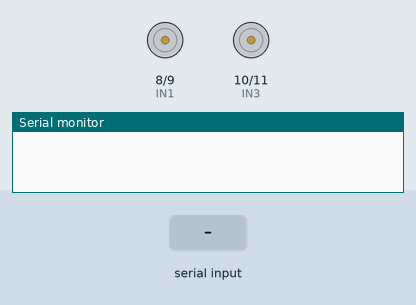
Simulated run of this sketch. Board: Arduino Uno, built with avr-gcc and run on an emulated ATmega328P. On the bench: motor-driver pin pairs drawn as motors (green arrow = first pin HIGH = forward, orange = second pin HIGH = backward, longer = more drive), the last lines printed to the serial monitor. Inputs (shaded band) come from the test bench.

Above: at 1.2 s.
1.3 s: "F" received over the second serial link
At 1.8 s:
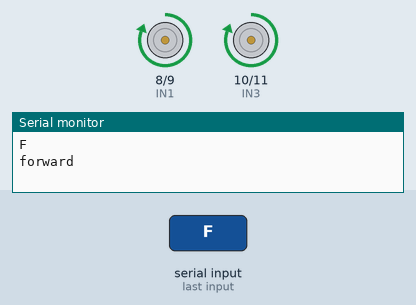
2.8 s: "B" received over the second serial link
At 4.0 s:
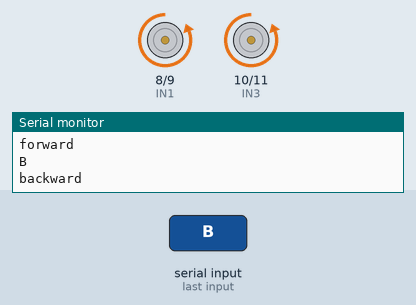
4.3 s: "L" received over the second serial link
At 5.2 s:
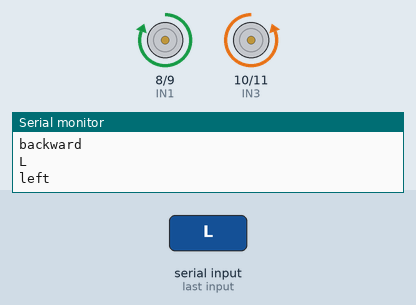
5.8 s: "R" received over the second serial link
At 6.4 s:
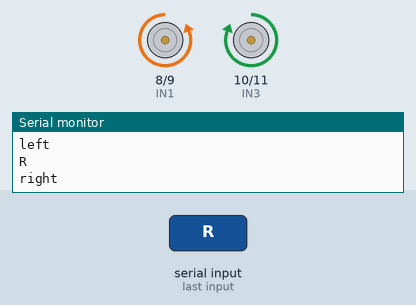
Timing chart, 0 to 8.3 s (numbered marks = the images above; inputs shaded):
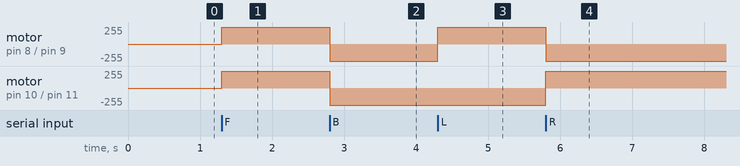

Measured:
- after the input at 1.3 s, motor on pin 8 (IN1) / pin 9 (IN2), motor on pin 10 (IN3) / pin 11 (IN4): stopped → forward 255/255 at once
- after the input at 2.8 s, motor on pin 8 (IN1) / pin 9 (IN2), motor on pin 10 (IN3) / pin 11 (IN4): forward 255/255 → backward 255/255 at once
- after the input at 4.3 s, motor on pin 8 (IN1) / pin 9 (IN2): backward 255/255 → forward 255/255 at once
- after the input at 5.8 s, motor on pin 8 (IN1) / pin 9 (IN2): forward 255/255 → backward 255/255 at once; motor on pin 10 (IN3) / pin 11 (IN4): backward 255/255 → forward 255/255 at once

The sketch:

project_1.ino
```cpp
#include <SoftwareSerial.h>

// defining the pin of the motor
#define IN1 8
#define IN2 9
#define IN3 10
#define IN4 11

char inputByte;

SoftwareSerial blu (4,3);

void setup() {
  Serial.begin(9600);
  blu.begin(9600);
  pinMode(IN1,OUTPUT);
  pinMode(IN2,OUTPUT);
  pinMode(IN3,OUTPUT);
  pinMode(IN4,OUTPUT);

}

void loop() {
  if(blu.available()>0) /// Receiving the data from the bluetooth
  {
    inputByte= blu.read(); /// Read the string recevied from bluetooth
    Serial.println(inputByte);   //// serially printing the data received from bluetooth
    switch(inputByte)     //// switch condition for the controlling
    {
      case 'F':
        Forward();      //// motor will move forward
        Serial.println("forward");
        break;

      case 'B':
        Backward();     //// motor will move backward
        Serial.println("backward");
        break;

      case 'L':
        Left();    //// motor will move left
        Serial.println("left");
        break;

      case 'R':
        Right();  //// motor will move right
        Serial.println("right");
        break;

      case '0':
        Stop();   //// motor will stop moving
        Serial.println("stop");
        break;

      default:
        break;
    }
  }
}

//Defining forward condition
void Forward()
{
  digitalWrite(IN1,HIGH);
  digitalWrite(IN2,LOW);
  digitalWrite(IN3,HIGH);
  digitalWrite(IN4,LOW);
}

//Defining backward condition
void Backward()
{
  digitalWrite(IN1,LOW);
  digitalWrite(IN2,HIGH);
  digitalWrite(IN3,LOW);
  digitalWrite(IN4,HIGH);
}

//Defining left condition
void Left()
{
  digitalWrite(IN1,HIGH);
  digitalWrite(IN2,LOW);
  digitalWrite(IN3,LOW);
  digitalWrite(IN4,HIGH);
}

//Defining right condition
void Right()
{
  digitalWrite(IN1,LOW);
  digitalWrite(IN2,HIGH);
  digitalWrite(IN3,HIGH);
  digitalWrite(IN4,LOW);
}

//Defining stop condition
void Stop()
{
  digitalWrite(IN1,LOW);
  digitalWrite(IN2,LOW);
  digitalWrite(IN3,LOW);
  digitalWrite(IN4,LOW);
}
```
